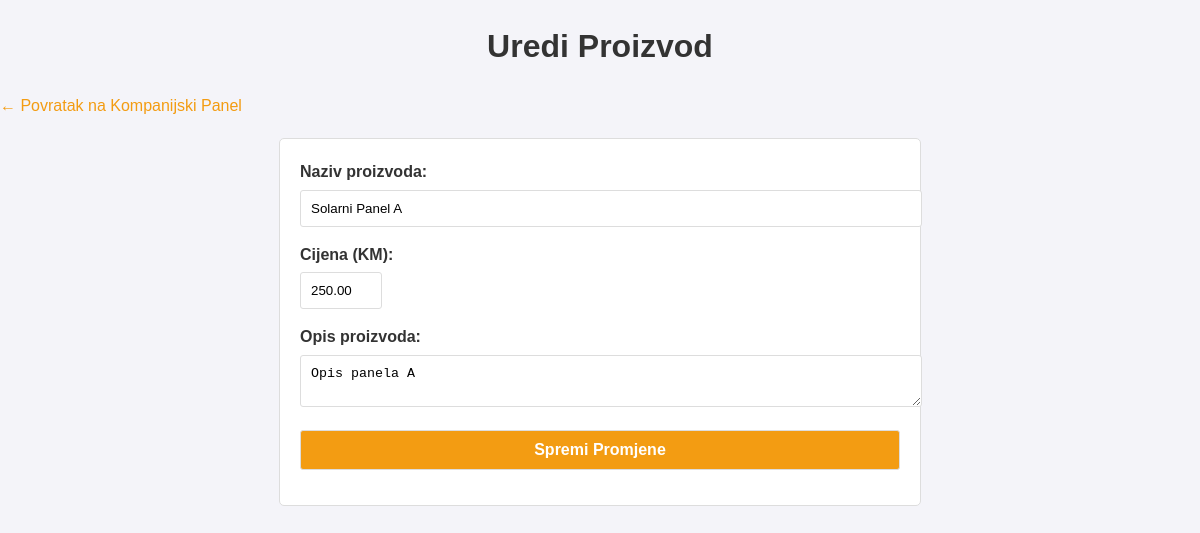
Page /edit_product.php?id=1 (signed in) on the committed database.
### tables this page shows
CREATE TABLE products (
    id INT AUTO_INCREMENT PRIMARY KEY,
    name VARCHAR(100) NOT NULL,
    description TEXT NOT NULL,
    price DECIMAL(10, 2) NOT NULL,
    company_id INT NOT NULL,
    created_at DATETIME DEFAULT CURRENT_TIMESTAMP,
    deleted_at DATETIME DEFAULT NULL,
    FOREIGN KEY (company_id) REFERENCES users(id) ON DELETE CASCADE
);

### edit_product.php (the view, shortened to what this page needs)
<?php
require 'db/db_connection.php';
$product_id = isset($_GET['id']) ? intval($_GET['id']) : 0;
$company_id = $_SESSION['user_id'];
$stmt = $conn->prepare("SELECT * FROM products WHERE id = ? AND company_id = ?");
$stmt->bind_param("ii", $product_id, $company_id);
$stmt->execute();
$product = $stmt->get_result()->fetch_assoc();
?>
<!DOCTYPE html>
<html lang="en">
<head>
    <link rel="stylesheet" href="css/style.css">
</head>
<body>
    <h1>Uredi Proizvod</h1>
    <a href="company_dashboard.php" style="display: block; margin-bottom: 20px;">← Povratak na Kompanijski Panel</a>
    <form method="POST" style="max-width: 600px; margin: 20px auto;">
        <label for="name">Naziv proizvoda:</label>
        <input type="text" name="name" id="name" value="<?= htmlspecialchars($product['name']) ?>" required>
        <label for="price">Cijena (KM):</label>
        <input type="number" name="price" id="price" step="0.01" value="<?= $product['price'] ?>" required>
        <label for="description">Opis proizvoda:</label>
        <textarea name="description" id="description" required><?= htmlspecialchars($product['description']) ?></textarea>
        <button type="submit">Spremi Promjene</button>
    </form>
</body>
</html>

### css/style.css (style rules this page uses)
:root { --primary-color: #f39c12; --hover-color: #d88507; --secondary-color: #333333; --bg-light: #f4f4f9; --font-family: Arial, sans-serif; }
body { margin: 0; padding: 0; font-family: var(--font-family); background-color: var(--bg-light); color: var(--secondary-color); line-height: 1.6; }
h1, h2, h3 { text-align: center; margin-bottom: 20px; }
a { text-decoration: none; color: var(--primary-color); transition: color 0.3s ease; }
form { max-width: 600px; margin: 20px auto; padding: 20px; background: #fff; border: 1px solid #ddd; border-radius: 5px; }
form label { display: block; margin-bottom: 5px; font-weight: bold; text-align: left; }
form input, form textarea, form button { width: 100%; padding: 10px; margin-bottom: 15px; border: 1px solid #ddd; border-radius: 3px; }
form input[type="number"] { width: 60px; display: inline-block; margin: 0 10px 15px 0; }
form button { background-color: var(--primary-color); color: #fff; font-size: 16px; font-weight: bold; cursor: pointer; }

### rows in the picture
products: name "Solarni Panel A", price "250.00", description "Opis panela A"
